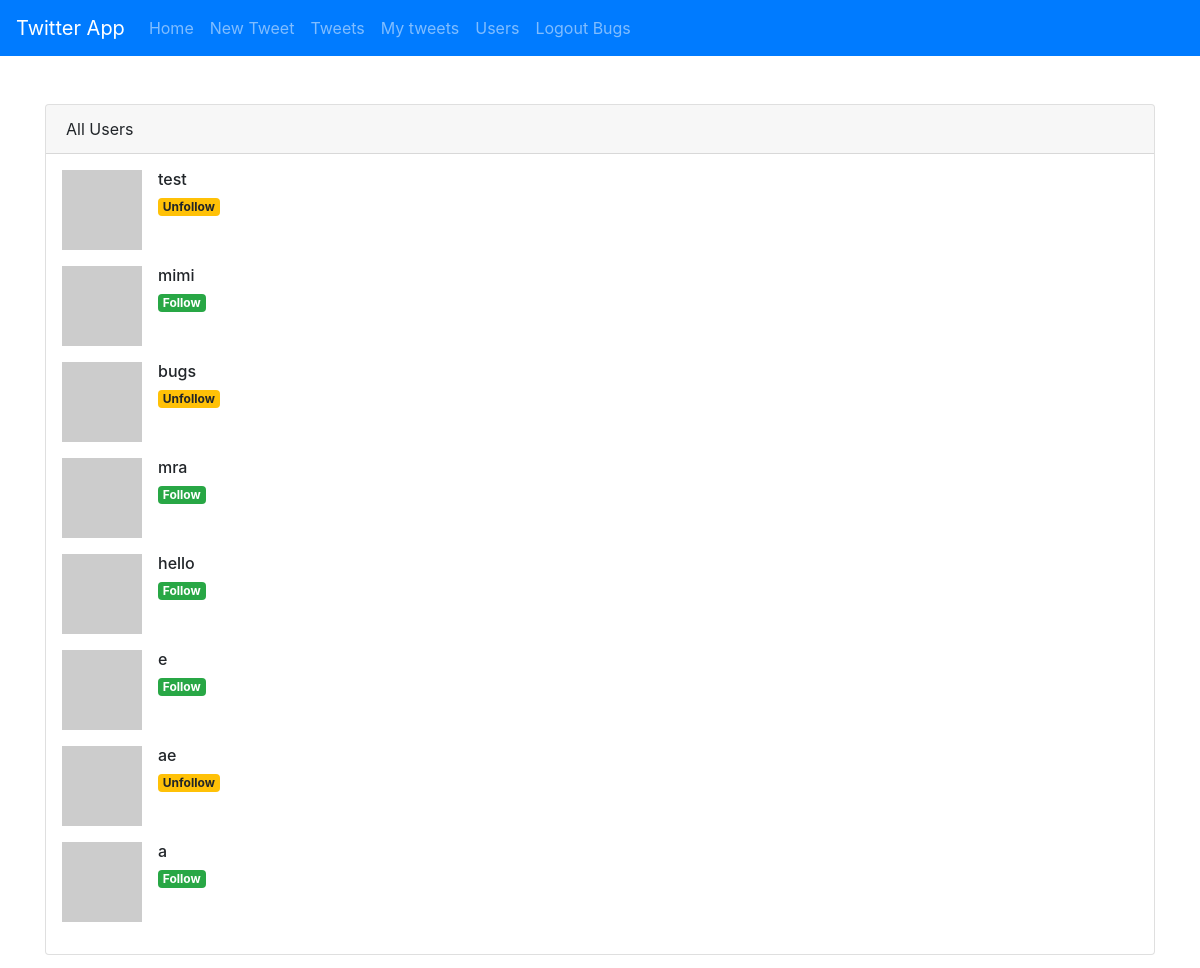
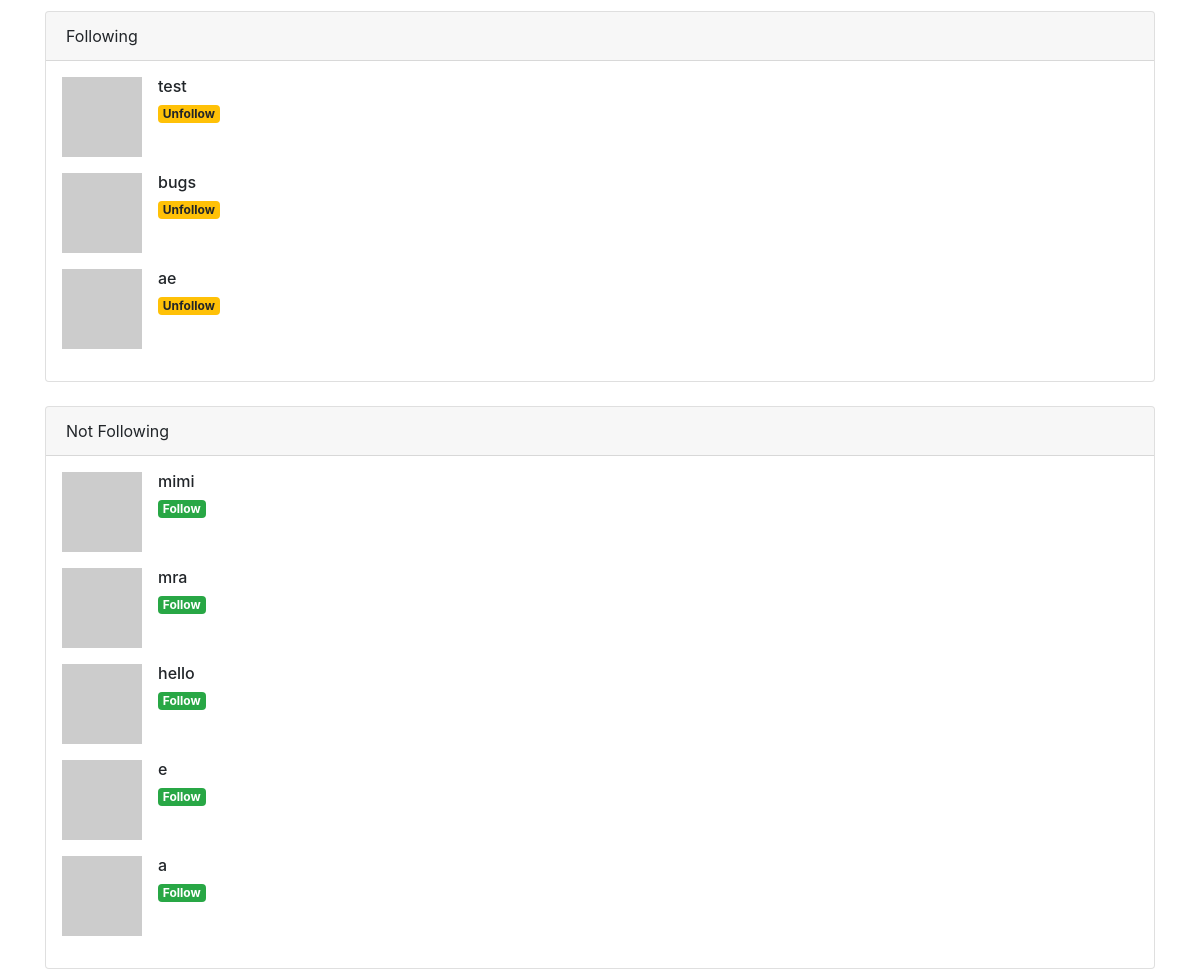
Page /users (signed in) on the committed database (2 pictures, top to bottom).
### tables this page shows
CREATE TABLE users (
        _id integer primary key autoincrement,      
        username text UNIQUE,
        password text
    );

### main.py (the view)
@app.route('/users', methods=['GET'])
def users():
    following_users = []
    unfollowing_users = []
    all_users = get_all_users()
    final_users = []
    for user in all_users:
        random_follow = random.choice([True, False])
        user = (user[0], user[1], user[2], random_follow)
        final_users.append(user)
        if random_follow:
            unfollowing_users.append(user)
        else:
            following_users.append(user)
    print(final_users)
    return render_template('users_page.html', all_users=final_users, following_users=following_users, unfollowing_users=unfollowing_users)

### db.py (called while the page is built)
def get_all_users():
    cursor.execute('SELECT * FROM users order by _id desc')
    users = cursor.fetchall()
    return users

### main.py (called while the page is built)
@app.context_processor
def inject_user():
    username = session.get('user', None)
    return {'username': username}

### users.py (called while the page is built)
def get_all_users():
    return db.get_all_users()

### templates/users_page.html (shortened to what this page needs)
{% extends "base.html" %}
{% block content %}
{% with users=all_users, title='All Users' %}
{% include 'users.html' %}
{% endwith %}
<br>
{% with users=following_users, title='Following' %}
{% include 'users.html' %}
{% endwith %}
<br>
{% with users=unfollowing_users, title='Not Following' %}
{% include 'users.html' %}
{% endwith %}
{% endblock %}

### templates/base.html (shortened to what this page needs)
<!doctype html>
<html>
<head>
    <link rel="stylesheet" href="https://cdn.jsdelivr.net/npm/bootstrap@4.6.0/dist/css/bootstrap.min.css"
>
</head>
<body>
    <nav class="navbar navbar-expand-lg navbar-dark bg-primary">
        <a class="navbar-brand" href="#">Twitter App</a>
        <div class="collapse navbar-collapse" id="navbarNavAltMarkup">
            <div class="navbar-nav">
                <a class="nav-link" href="/">Home</a>
                {% if username %}
                <a class="nav-link" href="/tweet">New Tweet</a>
                <a class="nav-link" href="/tweets">Tweets</a>
                <a class="nav-link" href="/tweets/{{username}}">My tweets</a>
                <a class="nav-link" href="/users">Users</a>
                <a class="nav-link" href="/logout">Logout {{username|capitalize}}</a>
                {% else %}
                <a class="nav-link" href="/register">Register</a>
                {% endif %}
            </div>
        </div>
    </nav>
    <div class="container mt-5">
        {% block content %}
        {% endblock %}
    </div>
</body>
</html>

### templates/users.html
<div class="card">
    <div class="card-header">{{title}}</div>
    <ul class="list-unstyled m-3">
        {% for user in users %}
        <li class="media mb-3">
            <img src="https://www.gravatar.com/avatar/94d093eda664addd6e450d7e9881bcad?s=32&d=identicon&r=PG"
                class="mr-3" alt="user">
            <div class="media-body">
                <h6 class="mt-0 mb-1">{{user[1]}}</h6>
                {% if user[3] %}
                <a href="#" class="badge badge-success">Follow</a>
                {% else %}
                <a href="#" class="badge badge-warning">Unfollow</a>
                {% endif %}
            </div>
        </li>
        {% endfor %}
    </ul>
</div>

### rows in the picture
users: username "Bugs", username "bugs", shows "Unfollow"
users: username "test", shows "Unfollow"
users: username "mimi", shows "Follow"
users: username "mra", shows "Follow"
users: username "hello", shows "Follow"
users: username "ae", shows "Unfollow"

### other values in the picture
{{ title }} "All Users Following Not Following"
{{ user[1] }} "e" "a" "e" "a"
